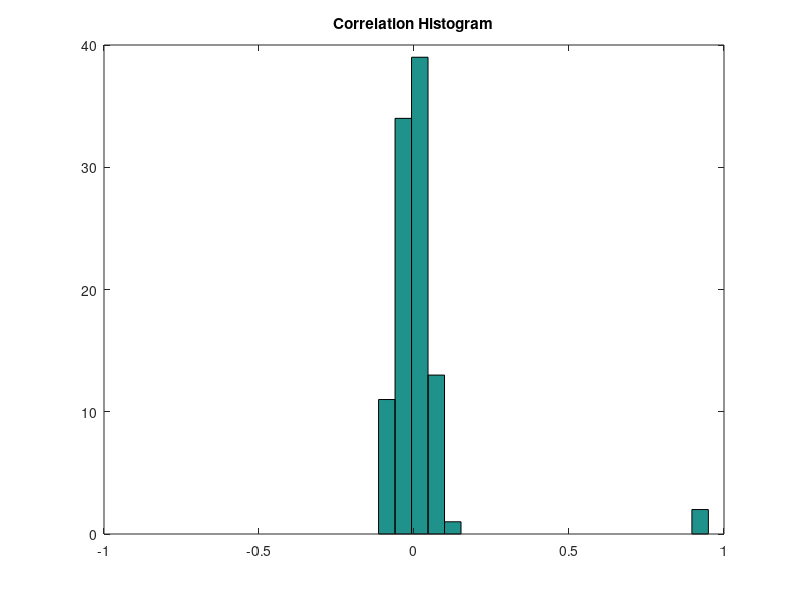

Source code (MATLAB): (Note: this script raises an error after producing the figure.)
%% t_regressionInHighDimensions
%
% Description:
%    Try to develop some intuitions about how regression coefficients
%    behave in high dimensions.
%
%    Follows broad ideas introduced by an anonymous reviewer, although
%    the reviewer provided code in R and modeled a different case.  The
%    code here is more like what we do in the paper.
%
% 05/05/18  dhb  Wrote it.

%% Clear and close
clear; close all;

%% Parameters
nLuminances = 20;
nTrialsPerLuminance = 25;
nNeurons = 100;
neuron1Gain = 1;
neuron2Gain = 1;
overallGain = 1;
responseNoiseSd = 0.1;
SPARSE = true;

%% Set up luminances across trials
theLuminances = linspace(0,1,nLuminances);
nTrials = nLuminances*nTrialsPerLuminance;
theTrialLuminances = zeros(nTrials,1);
lumIndex = 1;
for ll = 1:nLuminances
    for nn = 1:nTrialsPerLuminance
        theTrialLuminances(lumIndex) = theLuminances(ll);
        lumIndex = lumIndex+1;
    end
end

%% Generate neural data, either sparse or dense
if (SPARSE)
    % First two neurons have responses that are related to luminances
    neuron1Responses = neuron1Gain*theTrialLuminances + normrnd(0,responseNoiseSd,nTrials,1);
    neuron2Responses = neuron2Gain*theTrialLuminances + normrnd(0,responseNoiseSd,nTrials,1);
    
    % Rest of neurons have resposnes that are pure noise
    nOtherNeurons = nNeurons-2;
    neuronOtherResponses = normrnd(0,responseNoiseSd,nTrials,nOtherNeurons);
    
    % Neural response matrix (nTrials by nNeurons)
    neuronResponses = [neuron1Responses neuron2Responses neuronOtherResponses];
else
    % Each neuron has a gain drawn randomly from a standard normal multipled
    % by a common overall gain.
    neuronResponses = zeros(nTrials,nNeurons);
    for nn = 1:nNeurons
        neuronResponses(:,nn) = overallGain*normrnd(0,1,1,1)*theTrialLuminances;
        neuronResponses = neuronResponses + normrnd(0,responseNoiseSd,nTrials,nNeurons);
    end
end

%% Compute correlation coefficients between each neuron's responses and luminance
%
% Most are pretty small, two are large. As expected.
for nn = 1:nNeurons
    corrTemp = corrcoef(theTrialLuminances,neuronResponses(:,nn));
    corrsWithLum(nn) = corrTemp(1,2);
end
nHistBins = 20;
figure; clf;
hist(corrsWithLum,nHistBins); xlim([-1 1]);
title('Correlation Histogram');

%% Set percent criteria for analysis below
percentCrits = [25 50 75];

%% Build linear regression decoder for luminance, based on responses
%
% Question is, how are weights distributed?  Most are distributed around
% zero, two are large.  As it should be.
regWeights1 = neuronResponses\theTrialLuminances;
predTrialLuminances = neuronResponses * regWeights1;

% Compute our statistic
reg1Percents = GetRegWeightPercentiles(regWeights1,percentCrits);
fprintf('backslash (percentCrits) (25, 50, 75): ');
for ii = 1:length(percentCrits)
    fprintf('%d%% ',reg1Percents(ii));
end
fprintf('\n');

%% Try regression using regress, which "sets maximum number of weights to zero"
regWeights2 = regress(theTrialLuminances,neuronResponses);

% Compute our statistic
reg2Percents = GetRegWeightPercentiles(regWeights2,percentCrits);
fprintf('regress percentiles (25, 50, 75): ');
for ii = 1:length(percentCrits)
    fprintf('%d%% ',reg2Percents(ii));
end
fprintf('\n');

%% And using robustfit. This tries to ignore outliers
regWeights3 = robustfit(neuronResponses,theTrialLuminances,[],[],'off');

% Compute our statistic
reg3Percents = GetRegWeightPercentiles(regWeights3,percentCrits);
fprintf('robust percentiles (25, 50, 75): ');
for ii = 1:length(percentCrits)
    fprintf('%d%% ',reg3Percents(ii));
end
fprintf('\n');

%% Try using Matlab's regularized regression, default params
regFitResults = fitrlinear(neuronResponses,theTrialLuminances,'FitBias',false);
regWeights4 = regFitResults.Beta;

% Compute our statistic
reg4Percents = GetRegWeightPercentiles(regWeights4,percentCrits);
fprintf('fitrlinear percentiles (25, 50, 75): ')
for ii = 1:length(percentCrits)
    fprintf('%d%% ',reg4Percents(ii));
end
fprintf('\n');

%% Try using Matlab's regularized regression, cross-validated lasso
lambda = logspace(-8,-1,25);
regFitResultsCV = fitrlinear(neuronResponses',theTrialLuminances, ...
    'ObservationsIn','columns','KFold',5,'Lambda',lambda, ...
    'Learner','leastsquares','Solver','sparsa','Regularization','lasso', ...
    'FitBias',false);
mseCV = kfoldLoss(regFitResultsCV);
[~,rindex] = min(mseCV);
regFitResults = fitrlinear(neuronResponses',theTrialLuminances, ...
    'ObservationsIn','columns','Lambda',lambda, ...
    'Learner','leastsquares','Solver','sparsa','Regularization','lasso', ...
    'FitBias',false);
numNZCoef = sum(regFitResults.Beta~=0);
coeffL1Norm = sum(abs(regFitResults.Beta));
coeffL2Norm = sum(regFitResults.Beta.^2);
mse = loss(regFitResults,neuronResponses,theTrialLuminances);
regWeights5 = regFitResults.Beta(:,rindex);

figure; set(gcf,'Position',[1000 360 880 460])
subplot(1,2,1); hold on;
[h,hL1,hL2] = plotyy(log10(lambda),log10(mseCV),log10(lambda),log10(numNZCoef));
hL1.Marker = 'o';
hL2.Marker = 'o';
ylabel(h(1),'log_{10} MSE')
ylabel(h(2),'log_{10} nonzero-coefficient number')
xlabel('log_{10} Lambda')
title(sprintf('MSE: %0.2g, number non zero coefficients: %d',mse(rindex),numNZCoef(rindex)));
subplot(1,2,2); hold on;
[h,hL1,hL2] = plotyy(log10(lambda),log10(coeffL1Norm),log10(lambda),log10(coeffL2Norm));
hL1.Marker = 'o';
hL2.Marker = 'o';
ylabel(h(1),'log_{10} L1 Norm')
ylabel(h(2),'log_{10} L2 Norm')
xlabel('log_{10} Lambda')
title(sprintf('Lasso L1 and L2 norms'));

% Compute our statistic
reg5Percents = GetRegWeightPercentiles(regWeights5,percentCrits);
fprintf('CV lasso percentiles (25, 50, 75): ')
for ii = 1:length(percentCrits)
    fprintf('%d%% ',reg5Percents(ii));
end
fprintf('\n');

%% Try using Matlab's regularized regression, cross-validated ridge
lambda = logspace(-8,-1,25);
regFitResultsCV = fitrlinear(neuronResponses',theTrialLuminances, ...
    'ObservationsIn','columns','KFold',5,'Lambda',lambda, ...
    'Learner','leastsquares','Solver','lbfgs','Regularization','ridge', ...
    'FitBias',false);
mseCV = kfoldLoss(regFitResultsCV);
[~,rindex] = min(mseCV);
regFitResults = fitrlinear(neuronResponses',theTrialLuminances, ...
    'ObservationsIn','columns','Lambda',lambda, ...
    'Learner','leastsquares','Solver','lbfgs','Regularization','ridge', ...
    'FitBias',false);
numNZCoef = sum(regFitResults.Beta~=0);
coeffL1Norm = sum(abs(regFitResults.Beta));
coeffL2Norm = sum(regFitResults.Beta.^2);
mse = loss(regFitResults,neuronResponses,theTrialLuminances);
regWeights6 = regFitResults.Beta(:,rindex);

figure; set(gcf,'Position',[1000 360 880 460])
subplot(1,2,1); hold on;
[h,hL1,hL2] = plotyy(log10(lambda),log10(mseCV),log10(lambda),log10(numNZCoef));
hL1.Marker = 'o';
hL2.Marker = 'o';
ylabel(h(1),'log_{10} MSE')
ylabel(h(2),'log_{10} nonzero-coefficient number')
xlabel('log_{10} Lambda')
title(sprintf('MSE: %0.2g, number non zero coefficients: %d',mse(rindex),numNZCoef(rindex)));
subplot(1,2,2); hold on;
[h,hL1,hL2] = plotyy(log10(lambda),log10(coeffL1Norm),log10(lambda),log10(coeffL2Norm));
hL1.Marker = 'o';
hL2.Marker = 'o';
ylabel(h(1),'log_{10} L1 Norm')
ylabel(h(2),'log_{10} L2 Norm')
xlabel('log_{10} Lambda')
title(sprintf('Ridge L1 and L2 norms'));

% Compute our statistic
reg5Percents = GetRegWeightPercentiles(regWeights5,percentCrits);
fprintf('CV ridge percentiles (25, 50, 75): ')
for ii = 1:length(percentCrits)
    fprintf('%d%% ',reg5Percents(ii));
end
fprintf('\n');

%% Make a histogram of the regression weights.
nHistBins = 20;
figure; clf;
hist([regWeights1 regWeights1 regWeights3 regWeights4 regWeights5 regWeights6],nHistBins);
title('Regression Weight Histogram');
legend({'backslash','regress','robustfit','fitrlinear','cv lasso', 'cv ridge'},'Location','NorthEast');

%% Plot sorted regression weights
figure; clf; hold on
plot(sort(regWeights1),'ko','MarkerSize',8,'MarkerFaceColor','k');
plot(sort(regWeights5),'ro','MarkerSize',8,'MarkerFaceColor','r');
plot(sort(regWeights6),'bo','MarkerSize',8,'MarkerFaceColor','b');
legend({'regress', 'cv lasso', 'cv rigdge'},'Location','NorthWest');


